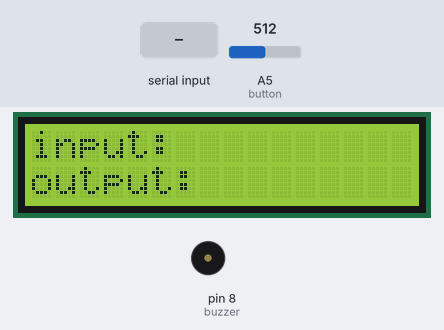
Recording of a sketch running on a simulated Arduino Uno, built with avr-gcc and run on an emulated ATmega328P. Parts: 16×2 character LCD, buzzer (waves = sounding, pin HIGH). Inputs (shaded band) come from the test bench; at power-on: A5 (button) = 512. Random numbers use the default seed unless the sketch sets one; what the sketch prints to the serial monitor is not drawn.

Above: at 1.2 s.
1.3 s: "200\n" received over the second serial link
At 2.2 s:
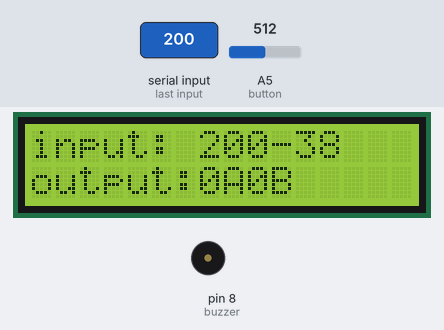
2.8 s: "90,45\n" received over the second serial link
At 4.0 s:
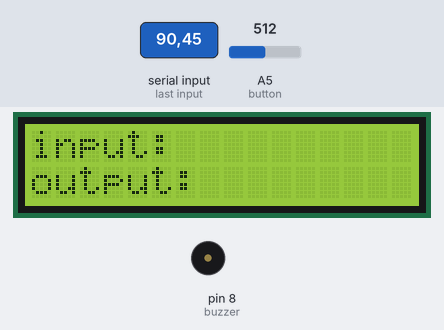
4.3 s: "90,45\n" received over the second serial link
At 5.5 s:
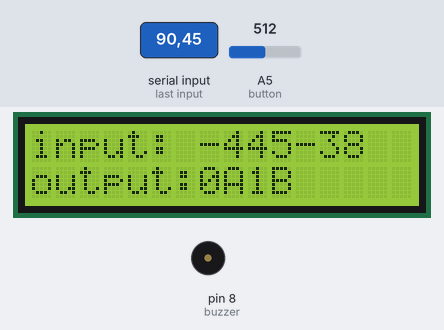
5.8 s: "30,150\n" received over the second serial link
At 6.3 s:
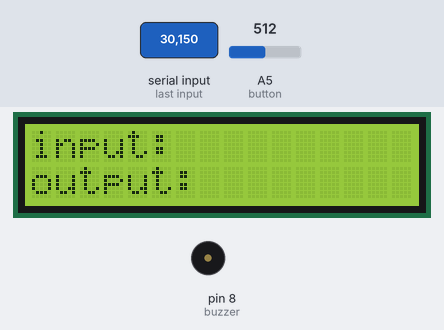
Timing chart, 0 to 8.3 s (numbered marks = the images above; inputs shaded):
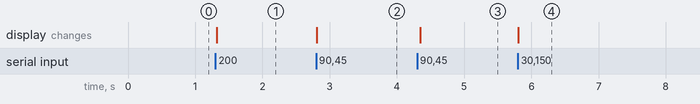

Measured:
- after the input at 1.3 s, the display: changes at once (image 1)
- after the input at 2.8 s, the display: changes at once (image 2)
- after the input at 4.3 s, the display: changes after 0.05 s (image 3)
- after the input at 5.8 s, the display: changes at once (image 4)

The sketch:

arduino__.ino
```cpp
  #include <SoftwareSerial.h>
  #include <LiquidCrystal.h>          // 引入 LCD 函式庫


  SoftwareSerial BT(10,11);   //Rx:10 -> BT:Tx, Tx:11-> BT:Rx
  LiquidCrystal lcd(12, 7, 5, 4, 3, 2);  // 初始化 LCD 模組

  int Data;      // 藍芽接收資料暫存器
  int ans[4] , guess[4];
  int A = 0, B = 0;
  char a=':';
  const byte button=A5;
  const byte buzzer=8;
  int mode=0;
  int a1=0;
void setup() {
  pinMode(button,INPUT);
  pinMode(buzzer,OUTPUT);
  Serial.begin(38400);
  randomSeed(analogRead(A0));
  BT.begin(38400);//bluetooth baud rate
  lcd.begin(16, 2);        // 設定LCD字幕為 16*2
  lcd.print("input");         // 顯示字串
  lcd.print(a);         // 顯示字串
  lcd.setCursor(0,1);          // 移動游標至第9行第0列
  lcd.print("output");         // 顯示字串
  lcd.print(a);         // 顯示字串
  //rand4();
}

void rand4()  {

    int repeat;    /* 為了檢查是否產生重複的數字 */
    int i , j;    //宣告 index 變數
    ans[0]=random(10);
    for(i=1;i<4;i++){ /* 產生其餘數字 */
        do{ /* 產生新的數字直到沒有重複的情形發生 */
            repeat=0;    /* 一開始假設沒有產生重複數字的情況 */
            ans[i]=random(10);    /* 其他數字會是 0-9. */
            for(j=0;j<i;j++) {
                if(ans[i]==ans[j]) {
                    repeat=1;    /* 重複發生 */
                    break;
                }
            }
        }while(repeat==1);    //重複發生就繼續做
    }
    Serial.print("題目：");
    for(i=0;i<4;i++)
    Serial.print(ans[i]);
    Serial.print("\n");
}

void loop() {
  start:
  if(mode!=1){
  mode=1;
  rand4();
  delay(200);
  }
  if(analogRead(button)==0)
  mode=0;
  if (BT.available()){               //如果有串列資料進來
    lcd.clear();
lcd.setCursor(0,0);
lcd.print("input");
lcd.print(a);
lcd.setCursor(0,1);
lcd.print("output");
lcd.print(a);
    Data=BT.read()-48;          //讀取串列資料
    guess[a1]=Data;
    a1++;}
  if(a1==4){
    Data=0;
    Serial.print("猜數：");
    lcd.setCursor(7,0);
    for(int j=0;j<4;j++){
    Serial.print(guess[j]);
    lcd.print(guess[j]);
    }
    a1=0;
    if(A!=4) {
    for(int i = 0;i < 4;i++){
      for(int j = 0;j < 4;j++){
        if(i == j && ans[i] == guess[j])
          A++;
        if(i != j && ans[i] == guess[j])
          B++;}}

          Serial.print("\n");
          if(A==4) {
    lcd.setCursor(7,1);
    lcd.print("Congrats!");
    Serial.print("Congrats!");
    tone(buzzer,500,300);
    A = 0;
    B = 0;
    rand4();

    goto start;
  }
    lcd.setCursor(7,1);
    lcd.print(A);
    Serial.print(A);
    lcd.print("A");
    Serial.print("A");
    lcd.print(B);
    Serial.print(B);
    lcd.print("B");
    Serial.print("B");
    A = 0;
    B = 0;
    }

  }

}
```
